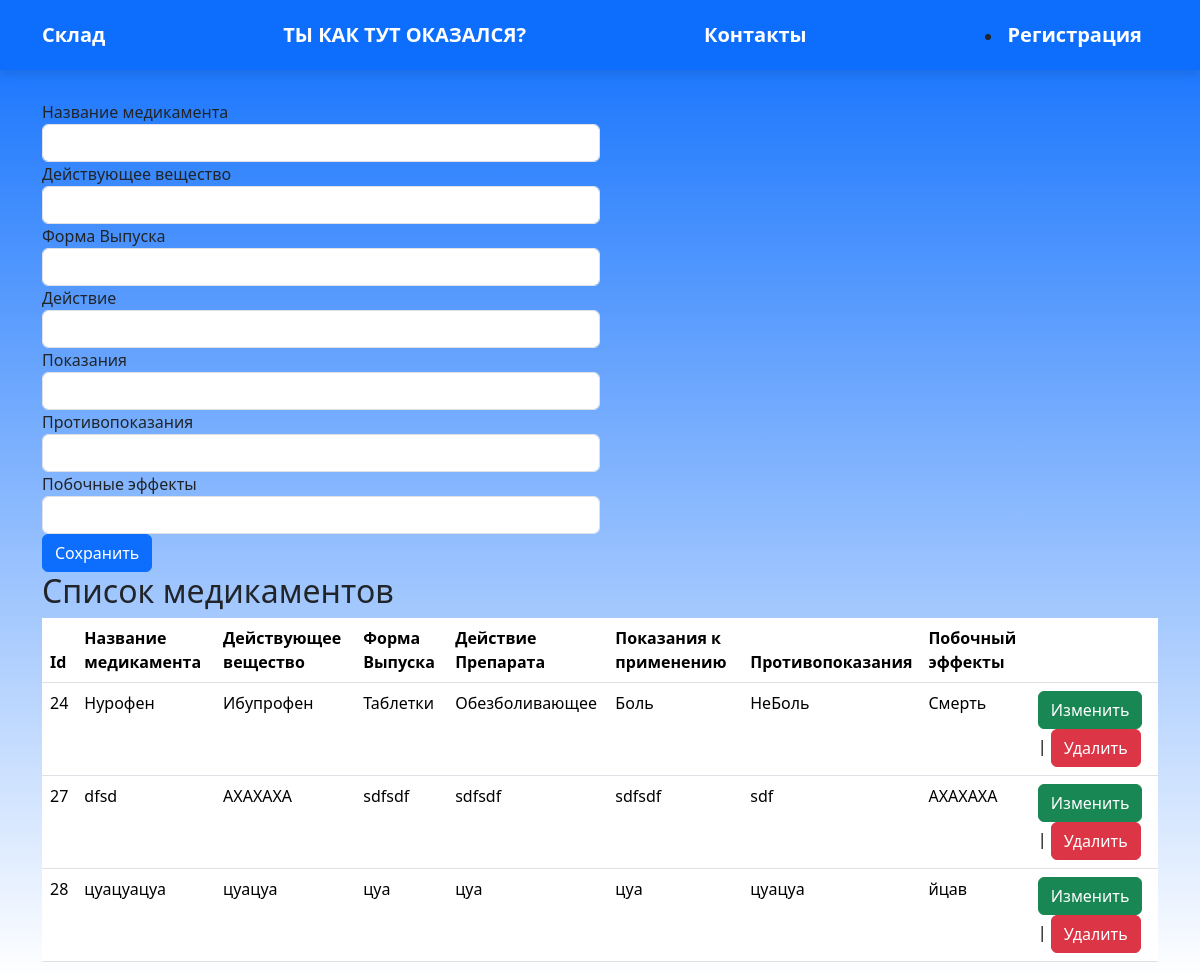
Page /index_addDel.html on the earlier database version.
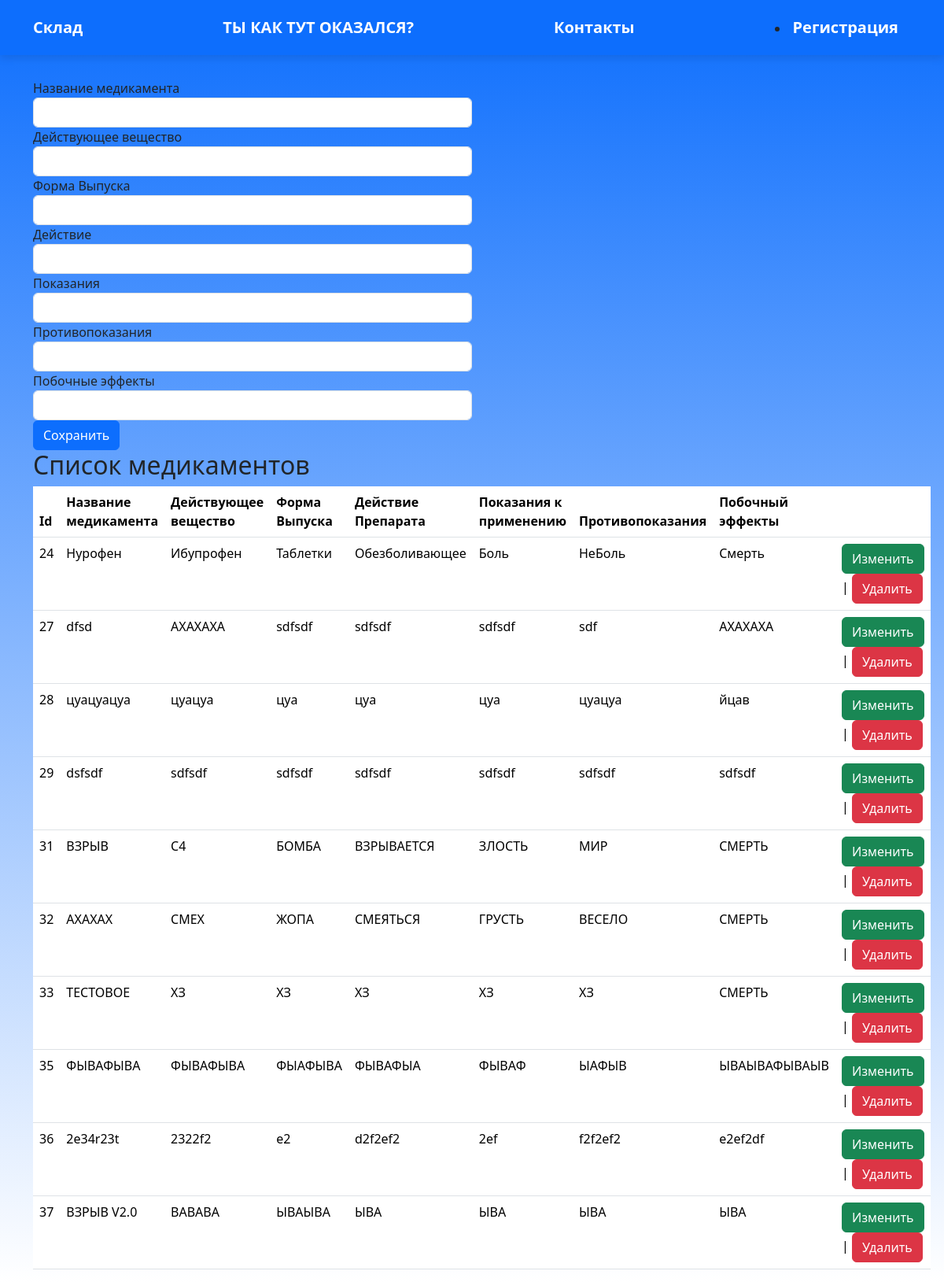
Same page on the later database version.
### app1/models.py (models this page shows)
class Farma(models.Model):
    name = models.CharField(max_length=50)
    agent = models.CharField(max_length=50)
    form = models.CharField(max_length=10)
    action = models.CharField(max_length=500)
    need = models.CharField(max_length=500)
    non = models.CharField(max_length=500)
    subAction = models.CharField(max_length=500)

### app1/views.py (the view)
# urls.py: path('index_addDel.html', index_addDel),
def index_addDel(request):
    farma = Farma.objects.all()
    return render(request, "html/index_addDel.html", {"farma": farma})

### app1/templates/html/index_addDel.html (shortened to what this page needs)
<!DOCTYPE html>
<html lang="ru">
<head>
	<link rel="stylesheet" href="/static/styles/bootstrap-reboot.min.css">
	<link rel="stylesheet" href="/static/styles/bootstrap-grid.min.css">
	<link rel="stylesheet" href="/static/styles/styles.css">
    <link href="https://cdn.jsdelivr.net/npm/bootstrap@5.3.2/dist/css/bootstrap.min.css" rel="stylesheet">
</head>
<body>
	<nav class="navbar navbar-expand-lg navbar navbar-dark bg-primary">
		<div class="container">
			<a href="index.html" class="navbar-brand">Склад</a>
            {% if request.user.is_superuser %}
            {% else %}
               <a href="index_login.html" class="navbar-brand">ТЫ КАК ТУТ ОКАЗАЛСЯ?</a>
            {% endif %}
            <a href="index_info.html" class="navbar-brand">Контакты</a>
         {% if request.user.is_authenticated %}
				    <li><a class="navbar-brand">{{ user.get_username }} </a>|<a class="navbar-brand" href="/logout">Выйти</a></li>
				{% else %}
				     <li><a href="index_register.html" class="navbar-brand">Регистрация</a></li>
				{% endif %}
		</div>
	</nav>
    <div class="container">
        <form method="POST" action="create/">
            <div class="form-row">
               <div class="form-group col-md-6">
                   <label for = "Prep">Название медикамента</label><br>
                        <input type="text"  class="form-control" name="name" id = "Prep"  required/>
               </div>
               <div class="form-group col-md-6">
                   <label for="agent">Действующее вещество</label><br>
                        <input type="text" class="form-control" name="agent" id ="agent"  required/>
               </div>
               <div class="form-group col-md-6">
                    <label for="form">Форма Выпуска</label>
                    <input type="text" class="form-control" name = "form" id="form"  required/>
               </div>
               <div class="form-group col-md-6">
                    <label for="action">Действие</label>
                        <input type="text" class="form-control" name = "action" id="action"  required/>
               </div>
               <div class="form-group col-md-6">
                   <label for="need">Показания</label><br>
                   <input type="text" class="form-control" name="need" id="need" required/>
               </div>
               <div class="form-group col-md-6">
                   <label for="non">Противопоказания</label><br>
                    <input type="text" class="form-control" name="non" id="non"/>
               </div>
               <div class="form-group col-md-6">
                   <label for="sub">Побочные эффекты</label><br>
                    <input type="text" class="form-control" name="subAction" id="sub"/>
               </div>
          </div>
            <input type="submit" value="Сохранить" class="btn btn-primary">
        </form>
    </div>
    {% if farma.count > 0 %}
    <div class="container">
    <h2>Список медикаментов</h2>
    <table class="table table-hover">
        <thead>
        <th>Id</th>
        <th>Название медикамента</th>
        <th>Действующее вещество</th>
        <th>Форма Выпуска</th>
        <th>Действие Препарата</th>
        <th>Показания к применению</th>
        <th>Противопоказания</th>
        <th>Побочный эффекты</th>
        <th></th></thead>
        {% for prep in farma %}
        <tr>
            <td>{{ prep.id }}</td>
            <td>{{ prep.name }}</td>
            <td>{{ prep.agent }}</td>
            <td>{{ prep.form }}</td>
            <td>{{ prep.action }}</td>
            <td>{{ prep.need }}</td>
            <td>{{ prep.non }}</td>
            <td>{{ prep.subAction }}</td>
            <td><a class="btn btn-success" href="edit/{{prep.id}}">Изменить</a> | <a class="btn btn-danger" href="delete/{{prep.id}}">Удалить</a></td>
        </tr>
        {% endfor %}
    </table>
    {% endif %}
    </div>
</body>
</html>

Differences in the rows shown:
added Farma: id "29", name "dsfsdf", agent "sdfsdf", form "sdfsdf", action "sdfsdf", need "sdfsdf", non "sdfsdf", subAction "sdfsdf"
added Farma: id "31", name "ВЗРЫВ", agent "С4", form "БОМБА", action "ВЗРЫВАЕТСЯ", need "ЗЛОСТЬ", non "МИР", subAction "СМЕРТЬ"
added Farma: id "32", name "АХАХАХ", agent "СМЕХ", form "ЖОПА", action "СМЕЯТЬСЯ", need "ГРУСТЬ", non "ВЕСЕЛО", subAction "СМЕРТЬ"
added Farma: id "33", name "ТЕСТОВОЕ", agent "ХЗ", form "ХЗ", action "ХЗ", need "ХЗ", non "ХЗ", subAction "СМЕРТЬ"
added Farma: id "35", name "ФЫВАФЫВА", agent "ФЫВАФЫВА", form "ФЫАФЫВА", action "ФЫВАФЫА", need "ФЫВАФ", non "ЫАФЫВ", subAction "ЫВАЫВАФЫВАЫВ"
added Farma: id "36", name "2e34r23t", agent "2322f2", form "e2", action "d2f2ef2", need "2ef", non "f2f2ef2", subAction "e2ef2df"
added Farma: id "37", name "ВЗРЫВ V2.0", agent "ВАВАВА", form "ЫВАЫВА", action "ЫВА", need "ЫВА", non "ЫВА", subAction "ЫВА"
